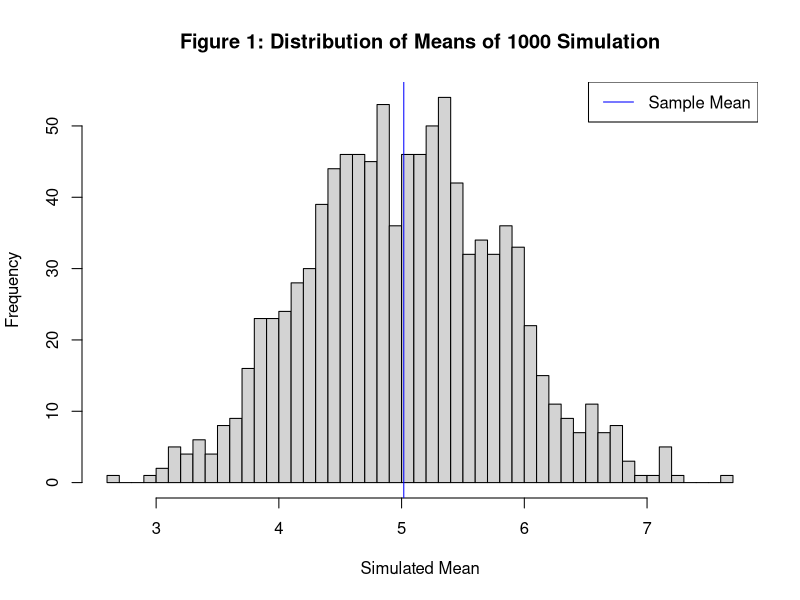
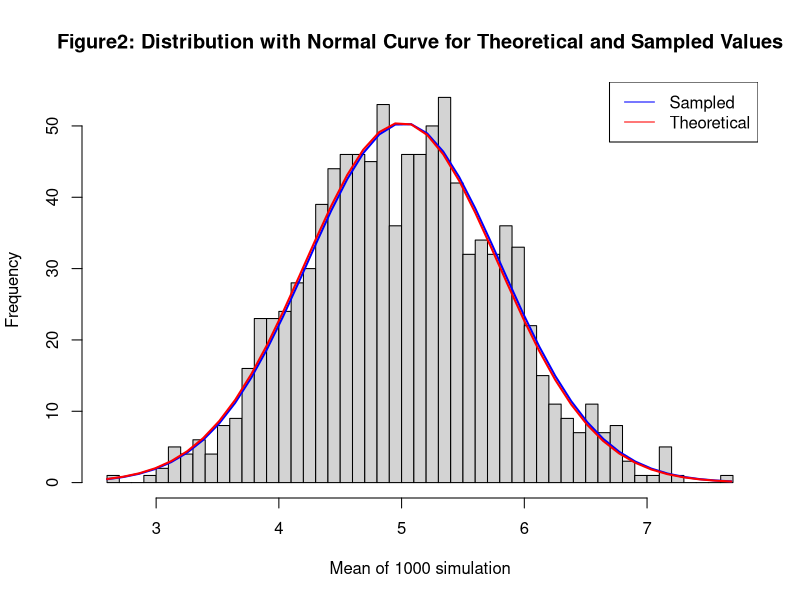

Recreate these plots in R, in order.
## ---- chunk 1
knitr::opts_chunk$set(echo = TRUE)
## ---- chunk 2
sampleSize <- 40
lambda <- 0.2
## ---- chunk 3
set.seed(123478)
simP1 <- vector()
for (i in 1:1000) {
  simP1 <- c(simP1, mean(rexp(sampleSize, 0.2))) 
}
## ---- chunk 4
hist(simP1, breaks=40, main = "Figure 1: Distribution of Means of 1000 Simulation", xlab = "Simulated Mean")
abline(v=mean(simP1), b = 90 , col = "blue")
legend('topright', c("Sample Mean"), 
       col=c("blue"), lty=c(1))
## ---- chunk 5
library(knitr)
theoreticalValues <- c(1/lambda, (1/0.2)^2/sampleSize)
sampleValues <- c(mean(simP1),var(simP1))
comData <- rbind(theoreticalValues,sampleValues)
colnames(comData) <- c("Mean","Variance")
## ---- chunk 6
kable(comData, caption = "Table1 : Comparision for the mean and variance of sampled and theoretical values")

## ---- chunk 7
x <- simP1
h<-hist(x, breaks=40, main="Figure2: Distribution with Normal Curve for Theoretical and Sampled Values", xlab = "Mean of 1000 simulation") 
xfit<-seq(min(x),max(x),length=40) 
yfit<-dnorm(xfit,mean=mean(x),sd=sd(x)) 
yfit <- yfit*diff(h$mids[1:2])*length(x) 

yfit1 <-dnorm(xfit,mean=1/0.2,sd=sqrt((1/0.2)^2/40)) 
yfit1 <- yfit1*diff(h$mids[1:2])*length(x) 
lines(xfit, yfit, col="blue", lwd=2)
lines(xfit, yfit1, col= "red", lwd = 2)
legend('topright', c("Sampled", "Theoretical"),col=c("blue", "red"), lty=c(1,1))
